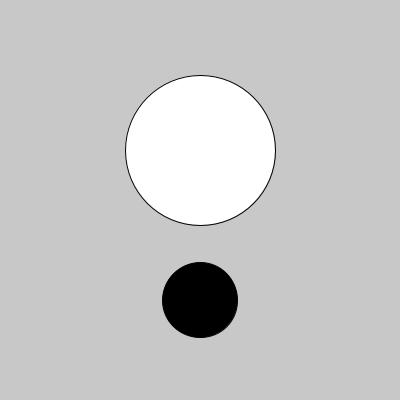
Frame 1 (no input)
Frame 60 (the mouse pressed at the canvas centre just before this capture): identical to frame 1, image omitted
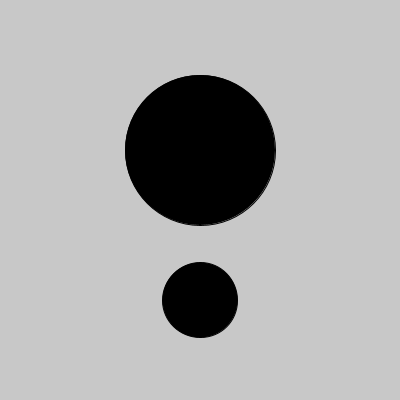
Frame 120 (the mouse held since frame 60 and released just before this capture)

The Processing sketch that drew these frames (run headless with seeded random() and noise(); from frame 60 on, the mouse is pressed at the canvas centre):

// Processing sketch: processing_74675
// ── processing_74675.pde

int x = 200;
int y = 150;
int radio = 150;
int xx = 200;
int yy = 300;
int radio2 = 75;

void setup() {
  size (400, 400);
 }

void draw() {
  background(200);
  float d = dist(mouseX, mouseY, x, y);
  if(d < radio/2) {
   
    fill(0);
  } else {
    fill(255);
  }
  ellipse(x, y, radio, radio);
  
    float dd = dist(mouseX, mouseY, xx, yy);
  if(dd < radio2/2) {
   
    fill(255);
  } else {
    fill(0);
  }
  ellipse(xx, yy, radio2, radio2);
}
